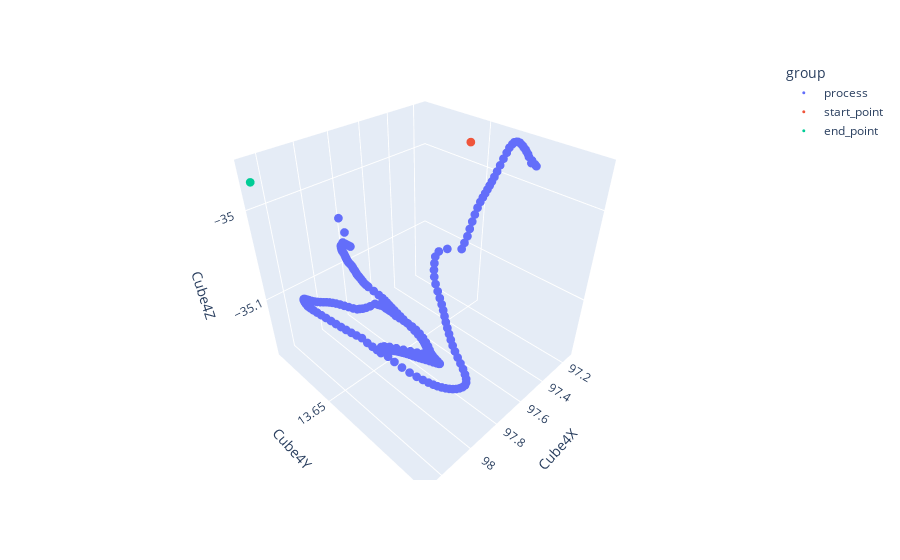

Notebook cell for this chart:
### Code cell
n=0
plot_3d = 1
vel_adjust = -0

W_start = [97.56063,13.35121,-35.21387]
W_end = [97.90633,13.32971,-35.19188]
P_start = [98.09391,13.35522,-35.24588]
P_end = [97.27963,13.61891,-34.86887]
G_start = [97.15163,13.64371,-34.97587]
G_end = [98.27063,13.61921,-34.97287]
B_start = [97.26563,13.84821,-35.02288]
B_end = [98.08563,13.82521,-34.86588]

# names =['W','B','G','P']
# axis3 = ['X','Y','Z']
# groups = ['control','Anchoring','Asynchronized','Synchronized']
# for name in names:
#     # local_name[name  + '_' + 'part_clean'] = pd.read_csv(path + name + '_part_clean.csv',index_col=0)
#     for group in groups:
#         local_name[name  + '_' + group + 'part_clean'] = pd.read_csv(path + name + '_' + group + '_part_clean.csv',index_col=0)

name = 'G'
group = 'control'
column_name = local_name['column_' + name]
local_name[name  + '_' + group + 'part_clean'] = pd.read_csv(path + name + '_' + group + '_part_clean.csv',index_col=0)
# Anchoring_clean_groupby = control_clean_df.groupby(['ID'])

test_grouped = local_name[name  + '_' + group + 'part_clean'].groupby(['ID'])
for h,d in test_grouped:
    if n == 0:
        delta_pos = d[[column_name + 'X',column_name + 'Y',column_name + 'Z']].iloc[0].values - local_name[name  + '_' + 'start']
        # delta_pos = np.array([0,0,0])
    if plot_3d == -1:
        print(n)
        # plt.plot(d[column_name + 'X'].values - d[column_name + 'X'].values.mean() - delta_pos.ravel()[0],label=column_name + 'X')
        # plt.plot(d[column_name + 'Y'].values - d[column_name + 'Y'].values.mean() - delta_pos.ravel()[1],label=column_name + 'Y')
        # plt.plot(d[column_name + 'Z'].values - d[column_name + 'Z'].values.mean() - delta_pos.ravel()[2],label=column_name + 'Z')
        plt.plot(d['vel_X'].values + vel_adjust,label='vel_X')
        plt.plot(d['vel_Y'].values + vel_adjust,label='vel_Y')
        plt.plot(d['vel_Z'].values + vel_adjust,label='vel_Z')
        plt.legend()
        plt.show()
    else:
        if n == plot_3d:
            print(n)
            plt.figure(figsize=(12,12))
            # plt.plot(d[column_name + 'X'].values - d[column_name + 'X'].values.mean() - delta_pos.ravel()[0],label=column_name + 'X')
            # plt.plot(d[column_name + 'Y'].values - d[column_name + 'Y'].values.mean() - delta_pos.ravel()[1],label=column_name + 'Y')
            # plt.plot(d[column_name + 'Z'].values - d[column_name + 'Z'].values.mean() - delta_pos.ravel()[2],label=column_name + 'Z')
            # plt.plot(d['vel_X'][d['vel_X']!=0].values,label='vel_X')
            # plt.plot(d['vel_Y'][d['vel_Y']!=0].values,label='vel_Y')
            # plt.plot(d['vel_Z'][d['vel_Z']!=0].values,label='vel_Z')
            plt.plot(d['vel_X'].values,label='vel_X')
            plt.plot(d['vel_Y'].values,label='vel_Y')
            plt.plot(d['vel_Z'].values,label='vel_Z')
            plt.legend()
            plt.show()
            d['group'] = 'process'
            d[column_name + 'X'] = d[column_name + 'X'] - delta_pos.ravel()[0]
            d[column_name + 'Y'] = d[column_name + 'Y'] - delta_pos.ravel()[1]
            d[column_name + 'Z'] = d[column_name + 'Z'] - delta_pos.ravel()[2]
            d = d.append(pd.DataFrame({column_name + 'X':[local_name[name  + '_' + 'start'][0]],column_name + 'Y':[local_name[name  + '_' + 'start'][1]],column_name + 'Z':[local_name[name  + '_' + 'start'][2]],'group':'start_point'}),ignore_index=True)
            d = d.append(pd.DataFrame({column_name + 'X':[local_name[name  + '_' + 'end'][0]],column_name + 'Y':[local_name[name  + '_' + 'end'][1]],column_name + 'Z':[local_name[name  + '_' + 'end'][2]],'group':'end_point'}),ignore_index=True)
            fig = px.scatter_3d(d, x=column_name + 'X', y=column_name + 'Y', z=column_name + 'Z',color='group')
                # color='left_cogload',color_continuous_scale=px.colors.sequential.Viridis, opacity=0.8,) #symbol='CollisionTargetName',symbol_sequence=["cross","circle"]
            fig.update_traces(marker_size = 3)
            fig.show()
            break
    n=n+1

### Figure 1 — Plotly figure (JSON) as saved in the notebook; plotly's stock layout.template omitted (floating-point values rounded to 4 significant figures; data arrays with more than 128 entries replaced by an {"elided": "..."} marker saying what was removed)
{"data": [{"hovertemplate": "group=process<br>Cube4X=%{x}<br>Cube4Y=%{y}<br>Cube4Z=%{z}<extra></extra>", "legendgroup": "process", "marker": {"color": "#636efa", "size": 3, "symbol": "circle"}, "mode": "markers", "name": "process", "scene": "scene", "showlegend": true, "type": "scatter3d", "x": {"elided": "1311 float values"}, "y": {"elided": "1311 float values"}, "z": {"elided": "1311 float values"}}, {"hovertemplate": "group=start_point<br>Cube4X=%{x}<br>Cube4Y=%{y}<br>Cube4Z=%{z}<extra></extra>", "legendgroup": "start_point", "marker": {"color": "#EF553B", "size": 3, "symbol": "circle"}, "mode": "markers", "name": "start_point", "scene": "scene", "showlegend": true, "type": "scatter3d", "x": [97.15], "y": [13.64], "z": [-34.98]}, {"hovertemplate": "group=end_point<br>Cube4X=%{x}<br>Cube4Y=%{y}<br>Cube4Z=%{z}<extra></extra>", "legendgroup": "end_point", "marker": {"color": "#00cc96", "size": 3, "symbol": "circle"}, "mode": "markers", "name": "end_point", "scene": "scene", "showlegend": true, "type": "scatter3d", "x": [98.27], "y": [13.62], "z": [-34.97]}], "layout": {"legend": {"title": {"text": "group"}, "tracegroupgap": 0}, "margin": {"t": 60}, "scene": {"domain": {"x": [0, 1], "y": [0, 1]}, "xaxis": {"title": {"text": "Cube4X"}}, "yaxis": {"title": {"text": "Cube4Y"}}, "zaxis": {"title": {"text": "Cube4Z"}}}}}
